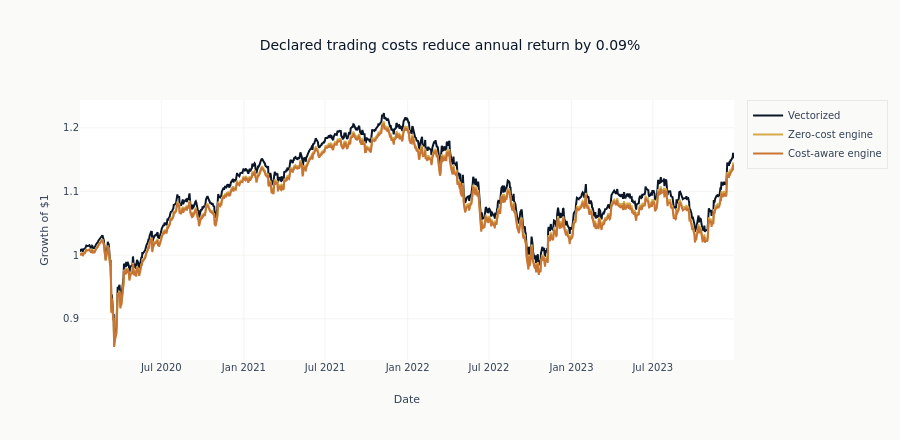

Notebook code for this chart:
### Code cell
fig = go.Figure()
bridge_columns = {
    "Vectorized": "vectorized_return",
    "Zero-cost engine": "zero_cost_return",
    "Cost-aware engine": "cost_aware_return",
}
bridge_colors = {
    "Vectorized": COLORS["blue"],
    "Zero-cost engine": COLORS["amber"],
    "Cost-aware engine": COLORS["copper"],
}
for label, column in bridge_columns.items():
    fig.add_scatter(
        x=bridge["timestamp"],
        y=(1 + bridge[column]).cum_prod(),
        mode="lines",
        name=label,
        line=dict(color=bridge_colors[label]),
    )

annual_cost_gap = (
    bridge_stats["Zero-cost engine"].annual_return - bridge_stats["Cost-aware engine"].annual_return
)
fig.update_layout(
    title=f"Declared trading costs reduce annual return by {annual_cost_gap:.2%}",
    xaxis_title="Date",
    yaxis_title="Growth of $1",
    height=440,
    legend=dict(bgcolor=COLORS["bg_light"]),
)
fig.show()

### Figure 1 — Plotly figure (JSON) as saved in the notebook; plotly's stock layout.template omitted (floating-point values rounded to 4 significant figures; data arrays with more than 128 entries replaced by an {"elided": "..."} marker saying what was removed)
{"data": [{"line": {"color": "#0a1628"}, "mode": "lines", "name": "Vectorized", "type": "scatter", "x": {"elided": "1006 str values"}, "y": {"elided": "1006 float values"}}, {"line": {"color": "#D4A84B"}, "mode": "lines", "name": "Zero-cost engine", "type": "scatter", "x": {"elided": "1006 str values"}, "y": {"elided": "1006 float values"}}, {"line": {"color": "#C87533"}, "mode": "lines", "name": "Cost-aware engine", "type": "scatter", "x": {"elided": "1006 str values"}, "y": {"elided": "1006 float values"}}], "layout": {"height": 440, "legend": {"bgcolor": "#FAFAF9"}, "title": {"text": "Declared trading costs reduce annual return by 0.09%"}, "xaxis": {"title": {"text": "Date"}}, "yaxis": {"title": {"text": "Growth of $1"}}}}
